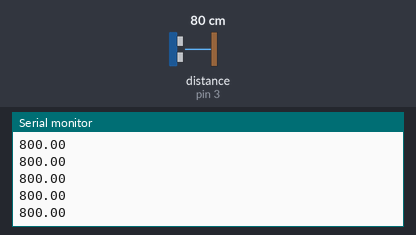
Recording of a sketch running on a simulated Arduino Uno, built with avr-gcc and run on an emulated ATmega328P. On the bench: the last lines printed to the serial monitor. The test bench sets the inputs (shaded band); at power-on: distance to the obstacle (sensor on pin 3) 80 cm. The echo pulse lasts 58.3 µs per cm.

Above: at 1.2 s.
1.3 s: distance to the obstacle (sensor on pin 3) set to 2 cm
At 1.72 s:
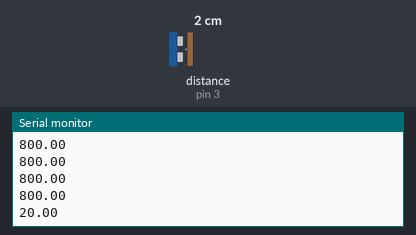
2.8 s: distance to the obstacle (sensor on pin 3) set to 4 cm
At 2.97 s:
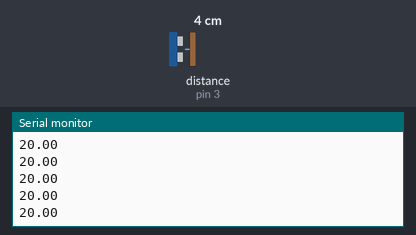
Timing chart, 0 to 5.8 s (numbered marks = the images above; inputs shaded):
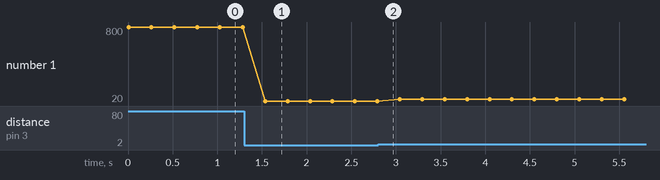

The sketch:

Ultrason.ino
```cpp
#include <hcsr04.h>


#define TRIG_PIN 2
#define ECHO_PIN 3

HCSR04 hcsr04(TRIG_PIN, ECHO_PIN, 20, 4000);

void setup(){
    Serial.begin(9600);
}

void loop() {

    // Output the distance in mm
  Serial.println(hcsr04.distanceInMillimeters());

    // Output information about the device, driver, and distance in Bifrost JSON format
   // Serial.println(hcsr04.ToString());

    delay(250);
}
```

Measured:
- after the input at 1.3 s, the serial monitor: prints a new line after 0.24 s (image 1)
- plotted number 1: 800 → 20 after the input at 1.3 s, 20 → 40 after the input at 2.8 s
